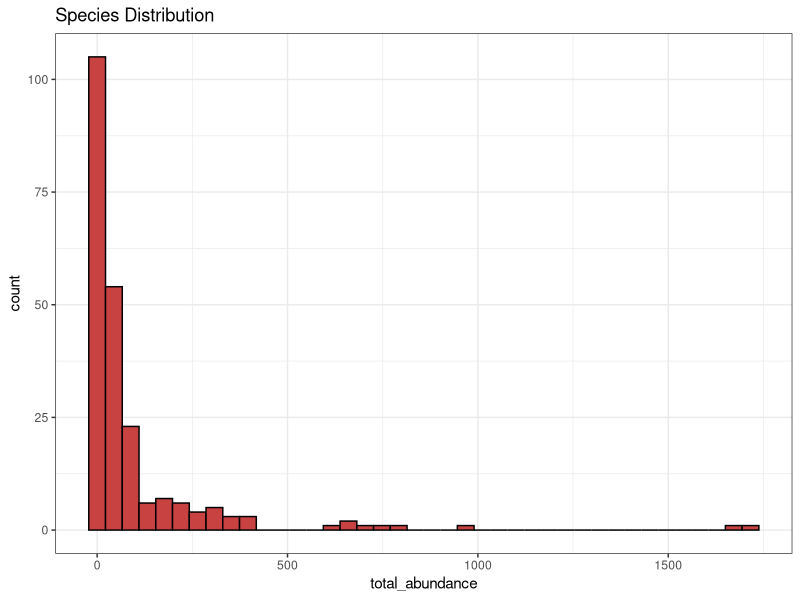
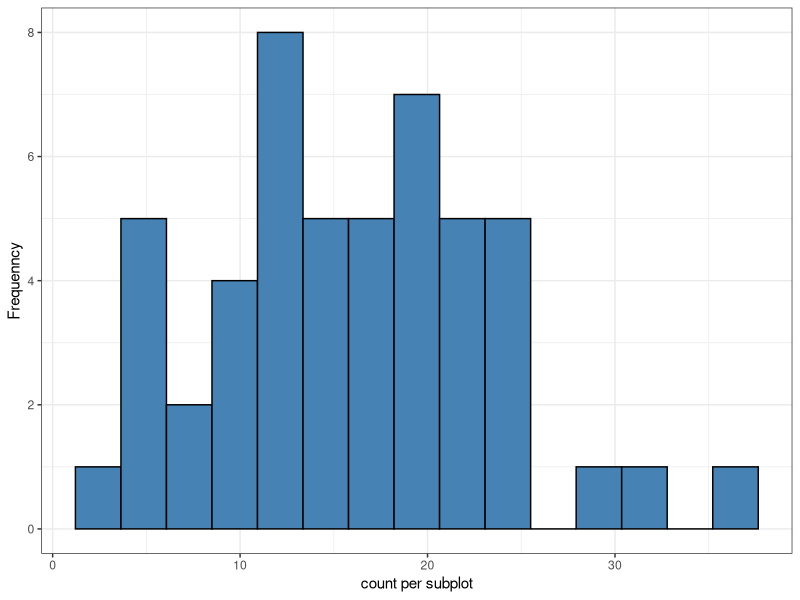
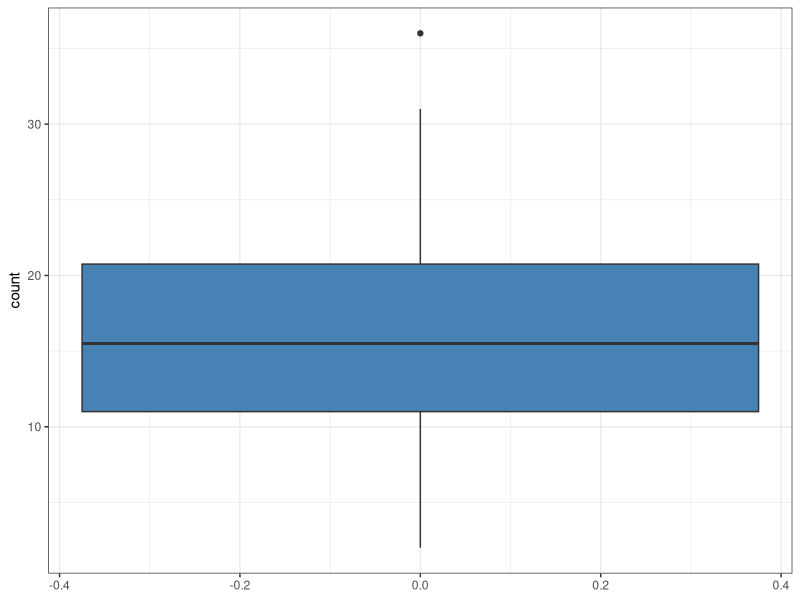
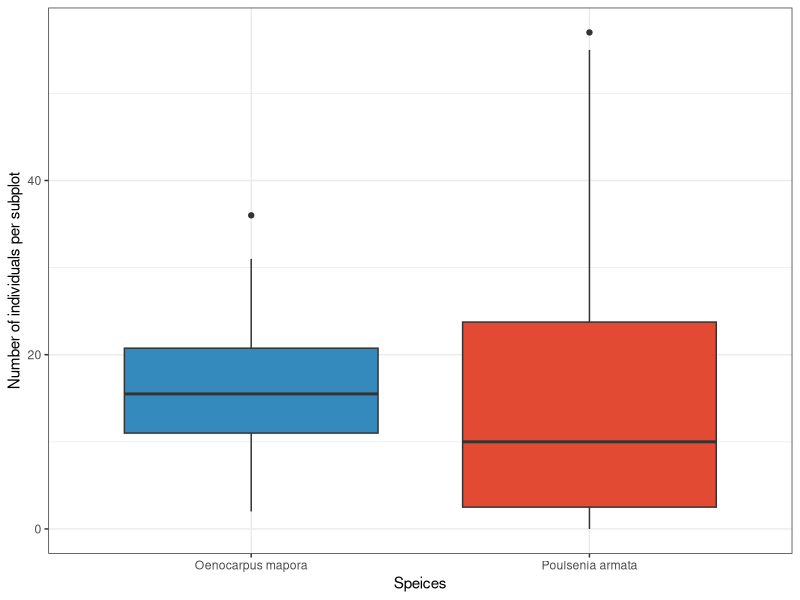
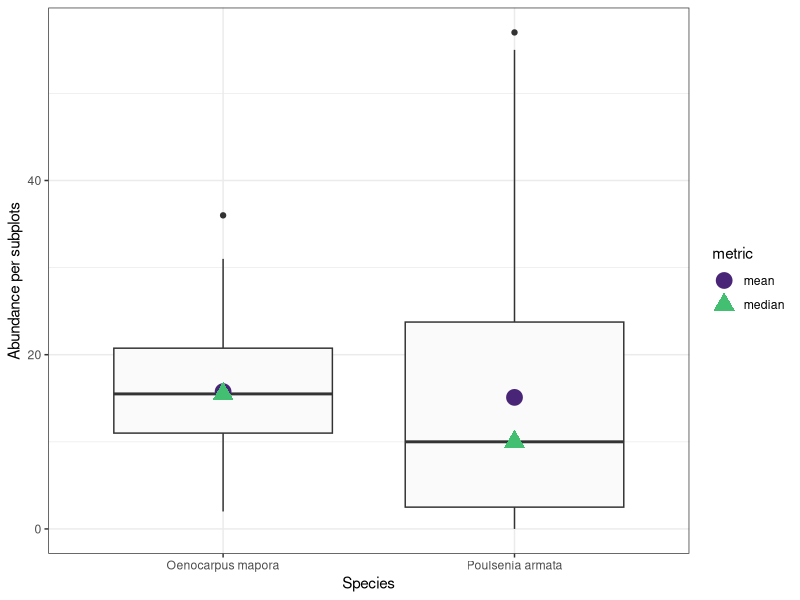
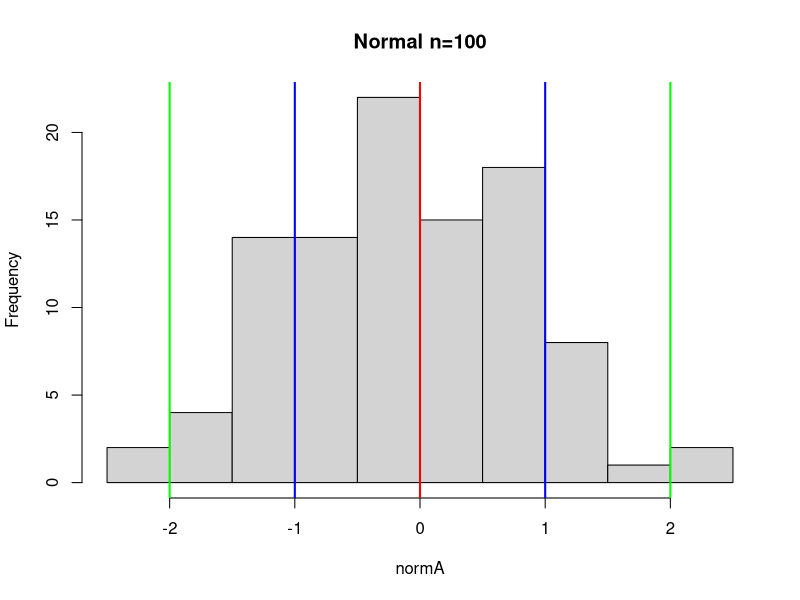
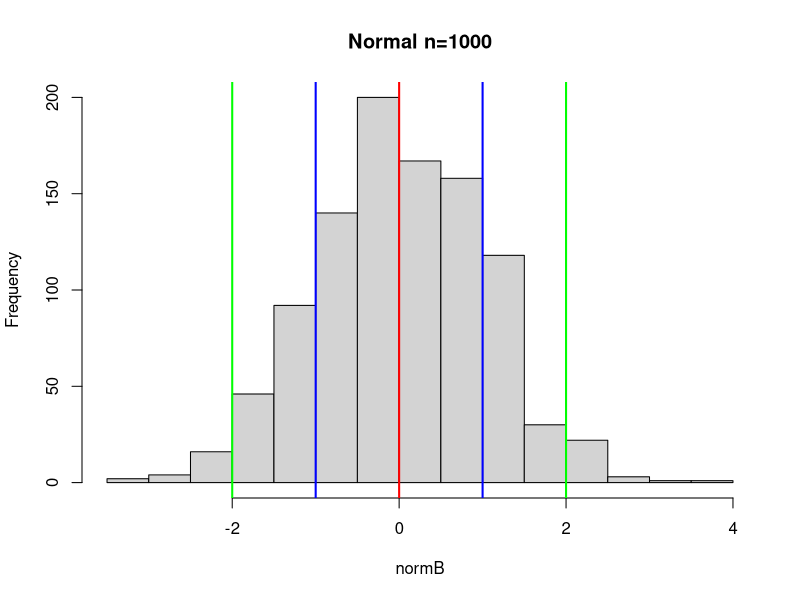
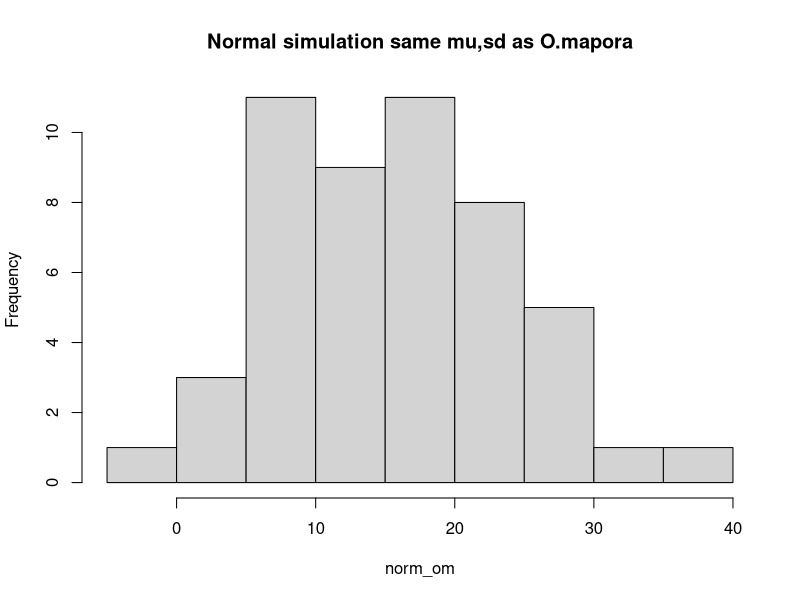

Recreate these plots in R, in order.
## ---- chunk 1
knitr::opts_chunk$set(echo = TRUE, warning = FALSE, message = FALSE)
library(dplyr)
library(ggplot2)
library(viridis)
## ---- chunk 2
set.seed(10)

bci <- read.csv("Practical2_bci_communities.csv")

dim(bci)
str(bci)
## ---- chunk 3
# 采样样方数量
n_distinct(bci$site_id)

# 物种数量
n_distinct(bci$species)
## ---- chunk 4
# 该物种全部50个样方的总个体数
andira_total <- sum(bci$count[bci$speices == "Andira inermis"])
andira_total
## ---- chunk 5
abund <- bci %>%
  group_by(species)%>%
  summarise(total_abundance = sum(count), .groups = "drop")

head(abund)
## ---- chunk 6
abund %>% arrange(desc(total_abundance)) %>% head(3)

nrow(abund %>% filter(total_abundance == 1))
## ---- chunk 7
ggplot(abund, aes(x = total_abundance)) +
  geom_histogram(bins = 40, fill = "#c84242" ,colour="black") +
  labs(x="total_abundance", y="count", titles="Species Distribution") +
  theme_bw()
## ---- chunk 8
om <- bci %>% filter(species == "Oenocarpus mapora")

ggplot(om, aes(x=count)) + 
  geom_histogram(bins = 15, fill="steelblue", colour="black") +
  labs(x="count per subplot", y="Frequenncy") + 
  theme_bw()

ggplot(om, aes(y=count)) +
  geom_boxplot(fill="steelblue") +
  theme_bw()
## ---- chunk 9
com <- bci %>%
  filter(species %in% c("Oenocarpus mapora", "Poulsenia armata"))

ggplot(com, aes(x=species, y=count, fill=species)) + 
  geom_boxplot() +
  scale_fill_manual(values = c("#348abd", "#E24A33")) +
  labs(x="Speices", y="Number of individuals per subplot") +
  theme_bw() +
  theme(legend.position="none")
## ---- chunk 10
om_mean <- mean(om$count)
pa_mean <- mean(bci$count[bci$speices == "Poulsenia armata"])
om_mean
pa_mean

metrics_df <- com %>%
  group_by(species) %>%
  summarise(
    mean_abund = mean(count),
    median_abund = median(count),
    .group="drop"
  )
metrics_df
## ---- chunk 11
dat <- bci[bci$species %in% c("Poulsenia armata", "Oenocarpus mapora"), ]

metrics <- data.frame(
  species = rep(c("Poulsenia armata", "Oenocarpus mapora"), each=2),
  value = c(
    mean(bci$count[bci$species == "Poulsenia armata"]),
    median(bci$count[bci$species == "Poulsenia armata"]),
    mean(bci$count[bci$species == "Oenocarpus mapora"]),
    median(bci$count[bci$species == "Oenocarpus mapora"])
  ),
  metric = rep(c("mean", "median"), 2)
)

ggplot() +
  geom_boxplot(data=dat, aes(x=species, y=count), fill="grey98") +
  geom_point(data=metrics, aes(x=species, y=value, color=metric, shape=metric), size=5) +
  scale_shape_manual(values = c(19, 17)) +
  theme_bw() +
  scale_color_viridis_d(begin=0.1, end=0.7) +
  xlab("Species") + ylab("Abundance per subplots")
## ---- chunk 12
normA <- rnorm(n=100, mean=0, sd=1)
hist(normA, main="Normal n=100")
abline(v= c(-2, -1, 0, 1, 2), col=c("green", "blue", "red", "blue", "green"), lwd=2)

normB <- rnorm(n=1000, mean=0, sd=1)
hist(normB, main="Normal n=1000")
abline(v= c(-2, -1, 0, 1, 2), col=c("green", "blue", "red", "blue", "green"), lwd=2)
## ---- chunk 13
om_mu <- mean(om$count)
om_sigma <- sd(om$count)
om_mu
om_sigma

# 模拟50个正态样本
norm_om <- rnorm(n=50, mean=om_mu, sd=om_sigma)
hist(norm_om, main="Normal simulation same mu,sd as O.mapora")
## ---- chunk 14
pois <- rpois(n=1000, lambda=15)
hist(pois, main="Poisson lambda=15")
## ---- chunk 15
dat <- bci[bci$species %in% c("Poulsenia armata", "Oenocarpus mapora"), ]

ggplot(dat) +
  geom_tile(aes(x_n, y_n, fill=count)) +
  theme_bw() +
  scale_fill_viridis_c(option="magma", direction=-1) +
  facet_wrap(~species) +
  coord_fixed()
## ---- chunk 16
sample_om <- sample(dat$count[dat$species == "Oenocarpus mapora"], 5, replace=FALSE)
sample_pa <- sample(dat$count[dat$species == "Poulsenia armata"], 5, replace=FALSE)

mean(sample_om)
mean(sample_pa)

true_om <- mean(dat$count[dat$species == "Oenocarpus mapora"])
true_pa <- mean(dat$count[dat$species == "Poulsenia armata"])
true_om
true_pa
## ---- chunk 17
rep = 100
n = 5

om_vec <- numeric(rep)
pa_vec <- numeric(rep)

for(i in 1:rep){
  om_vec[i] <- mean(sample(dat$count[dat$species == "Oenocarpus mapora"], size = n, replace = FALSE))
  pa_vec[i] <- mean(sample(dat$count[dat$species == "Poulsenia armata"], size = n, replace = FALSE))
}

par(mfrow=c(1,2))
hist(om_vec, main="O.mapora sample means n=5")
abline(v=true_om, col="red", lwd=2)
hist(pa_vec, main="P.armata sample means n=5")
abline(v=true_pa, col="red", lwd=2)
par(mfrow=c(1,1))
## ---- chunk 18
rep = 100
n = 20

om_vec <- numeric(rep)
pa_vec <- numeric(rep)

for(i in 1:rep){
  om_vec[i] <- mean(sample(dat$count[dat$species == "Oenocarpus mapora"], size = n, replace = FALSE))
  pa_vec[i] <- mean(sample(dat$count[dat$species == "Poulsenia armata"], size = n, replace = FALSE))
}

par(mfrow=c(1,2))
hist(om_vec, main="O.mapora sample means n=5")
abline(v=true_om, col="red", lwd=2)
hist(pa_vec, main="P.armata sample means n=5")
abline(v=true_pa, col="red", lwd=2)
par(mfrow=c(1,1))
## ---- chunk 19
randomSampleMean = function(spp, sample_size){
  samp <- c()
  for(i in 1:100){
    samp <- c(samp, mean(sample(bci$count[bci$species == spp], sample_size, replace=FALSE)))
  }
  result <- data.frame(
    species = spp,
    sample_mean = samp,
    sample_size = sample_size
  )
  return(result)
}

pa5  <- randomSampleMean(spp = "Poulsenia armata", sample_size = 5)
pa10 <- randomSampleMean(spp = "Poulsenia armata", sample_size = 10)
pa20 <- randomSampleMean(spp = "Poulsenia armata", sample_size = 20)
pa30 <- randomSampleMean(spp = "Poulsenia armata", sample_size = 30)

om5  <- randomSampleMean(spp = "Oenocarpus mapora", sample_size = 5)
om10 <- randomSampleMean(spp = "Oenocarpus mapora", sample_size = 10)
om20 <- randomSampleMean(spp = "Oenocarpus mapora", sample_size = 20)
om30 <- randomSampleMean(spp = "Oenocarpus mapora", sample_size = 30)

data_for_plot <- do.call(rbind.data.frame,
                         list(pa5, pa10, pa20, pa30, om5, om10, om20, om30))

true_means <- data.frame(
  species = c("Poulsenia armata","Oenocarpus mapora"),
  mean_abund = c(true_pa, true_om)
)

ggplot(data_for_plot)+
  geom_histogram(aes(x=sample_mean, fill=species), bins=25)+
  geom_vline(data=true_means, aes(xintercept=mean_abund), col="darkblue", lty=2, linewidth=1)+
  facet_grid(sample_size~species)+
  theme_bw()+
  theme(legend.position="none")
